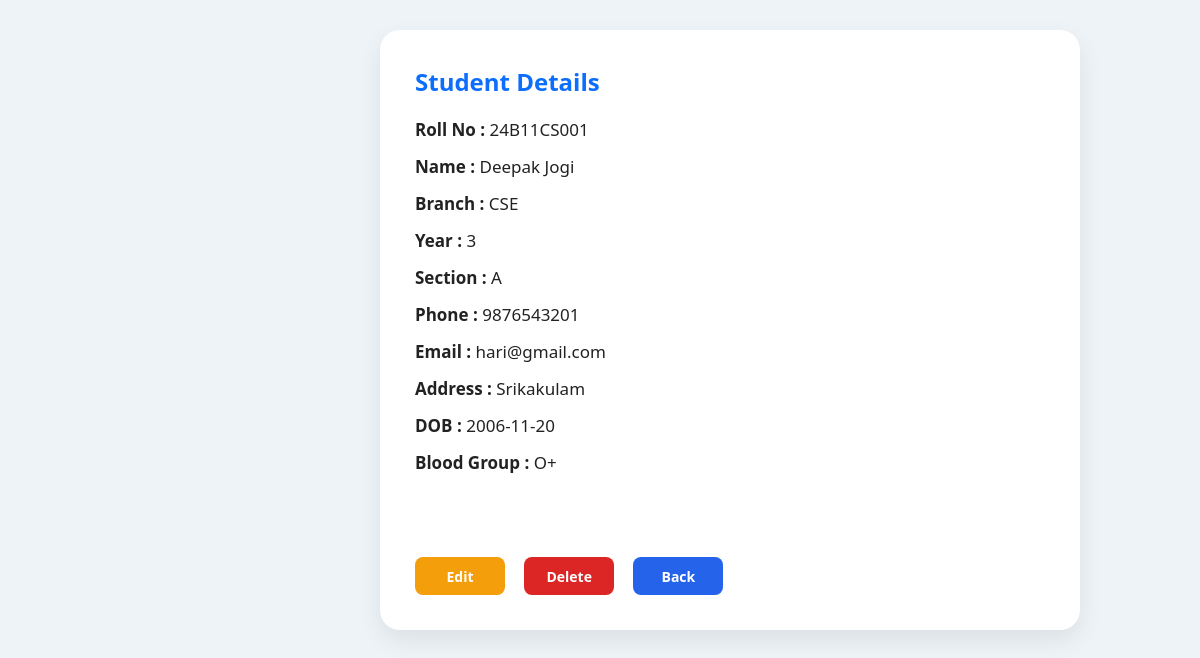
The page /view_student/24B11CS001 (signed in) on the database its author committed.
### tables this page shows
CREATE TABLE students(

id INTEGER PRIMARY KEY AUTOINCREMENT,

rollno TEXT UNIQUE NOT NULL,

password TEXT NOT NULL,

name TEXT NOT NULL,

branch TEXT,

year TEXT,

section TEXT,

phone TEXT,

email TEXT,

address TEXT,

dob TEXT,

bloodgroup TEXT

);

### app.py (the view)
@app.route("/view_student/<rollno>")
def view_student(rollno):
    if "admin" not in session and "faculty" not in session:
        return redirect("/")
    conn = get_connection()
    cursor = conn.cursor()
    cursor.execute(
        "SELECT * FROM students WHERE rollno=?",
        (rollno,)
    )
    student = cursor.fetchone()
    conn.close()
    return render_template(
        "view_student.html",
        student=student
    )

### app.py (called while the page is built)
def get_connection():
    conn = sqlite3.connect("portal.db")
    conn.row_factory = sqlite3.Row
    return conn

@app.context_processor
def inject_user():
    return dict(
        student=session.get("student"),
        faculty=session.get("faculty"),
        admin=session.get("admin")
    )

@app.before_request
def before_request():
    pass

@app.after_request
def after_request(response):
    response.headers["Cache-Control"] = "no-store"
    return response

### templates/view_student.html (shortened to what this page needs)
<!DOCTYPE html>
<html>
<head>
<link rel="stylesheet"
href="{{ url_for('static', filename='style.css') }}">
</head>
<body>
<div class="main">
<div class="profile-card">
<h2>Student Details</h2>
<p><b>Roll No :</b> {{ student['rollno'] }}</p>
<p><b>Name :</b> {{ student['name'] }}</p>
<p><b>Branch :</b> {{ student['branch'] }}</p>
<p><b>Year :</b> {{ student['year'] }}</p>
<p><b>Section :</b> {{ student['section'] }}</p>
<p><b>Phone :</b> {{ student['phone'] }}</p>
<p><b>Email :</b> {{ student['email'] }}</p>
<p><b>Address :</b> {{ student['address'] }}</p>
<p><b>DOB :</b> {{ student['dob'] }}</p>
<p><b>Blood Group :</b> {{ student['bloodgroup'] }}</p>
<br><br>
<div style="margin-top:25px;">
{% if "admin" in session %}
<a href="/edit_student/{{ student['rollno'] }}"
class="btn btn-warning"
style="margin-right:15px; padding:10px 20px;">
Edit
</a>
<a href="/delete_student/{{ student['rollno'] }}"
class="btn btn-danger"
style="margin-right:15px; padding:10px 20px;"
onclick="return confirm('Delete this student?')">
Delete
</a>
{% endif %}
<a href="/students"
class="btn"
style="padding:10px 20px;">
Back
</a>
</div>
</div>
</div>
</body>
</html>

### static/style.css (style rules this page uses)
* { margin:0; padding:0; box-sizing:border-box; font-family:'Segoe UI',Tahoma,Geneva,Verdana,sans-serif; }
body { background:#eef3f8; color:#222; }
.main { margin-left:260px; padding:30px; }
.btn, .btn-view, .btn-edit, .btn-delete, .btn-success, .btn-warning, .btn-danger { display:inline-flex; align-items:center; justify-content:center; min-width:90px; height:38px; padding:8px 18px; border:none; border-radius:8px; text-decoration:none; color:#fff; font-size:14px; font-weight:600; cursor:pointer; transition:.25s; box-sizing:border-box; }
.btn, .btn-view { background:#2563eb; }
.btn-warning { background:#f59e0b; }
.btn-danger { background:#dc2626; }
.profile-card { background:white; border-radius:20px; padding:35px; box-shadow:0 10px 25px rgba(0,0,0,.08); max-width:700px; margin:auto; }
.profile-card h2 { color:#0b6efd; margin-bottom:20px; }
.profile-card p { margin:14px 0; font-size:17px; }
.main { animation:fade .6s ease; }
.card, .profile-card, .form-box, table, .notification { transition:.35s; }
h2 { margin-bottom:20px; }
* { transition:.25s; }
.btn, .login-btn { position:relative; overflow:hidden; }
.btn::after, .login-btn::after { content:""; position:absolute; width:0; height:100%; left:50%; top:0; background:rgba(255,255,255,.2); transition:.4s; }
a { text-decoration:none; }
.btn,.btn-view,.btn-edit,.btn-delete,.btn-success,.btn-warning,.btn-danger { display:inline-flex!important;align-items:center;justify-content:center; min-width:90px;height:38px;padding:8px 18px;border-radius:8px; text-decoration:none;font-weight:600 }

### rows shown on the page
students: rollno "24B11CS001", name "Deepak Jogi", branch "CSE", year "3", section "A", phone "9876543201", email "hari@gmail.com", address "Srikakulam", dob "2006-11-20", bloodgroup "O+"
